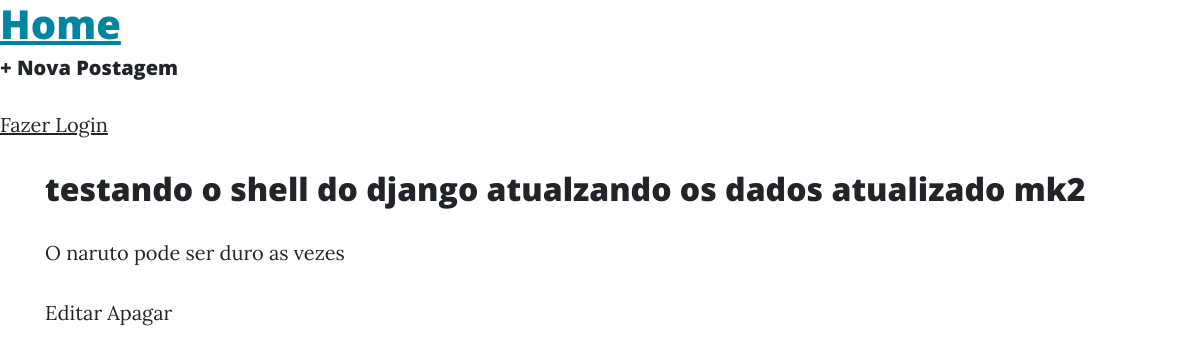
/post/testando-shell/, run on the app's committed database.
### blog/models.py (models this page shows, shortened)
class Post(models.Model):
    STATUS = (
        ('rascunho','Rascunho'),
        ('publicado','Publicado')
    )
    titulo    = models.CharField(max_length=250)
    slug      = models.SlugField(max_length=250)
    autor     = models.ForeignKey(User, on_delete=models.CASCADE)
    conteudo  = models.TextField()
    publicado = models.DateTimeField(default=timezone.now)
    criado    = models.DateTimeField(auto_now_add=True)
    alterado  = models.DateTimeField(auto_now=True)
    status    = models.CharField(max_length=10, choices=STATUS, default='rascunho')
    objects   = models.Manager()
    published = PublishedManager()
    class Meta:
        ordering = ('publicado',)
    def get_absolute_url_update(self):
        return reverse('post_edit',args=[self.slug])
    def get_absolute_url_delete(self):
        return reverse('post_delete',args=[self.slug])

### blog/views.py (the view)
# urls.py: path('post/<slug:slug>/', views.BlogDetailView.as_view(), name='post_detail'),
class BlogDetailView(DetailView):
    model = Post
    template_name = 'blog/post_detail.html'

### blog/templates/blog/post_detail.html (shortened to what this page needs)
{% extends 'base.html' %}
{% block content %}
    <div class="post-entry">
        <h2>{{ object.titulo }}</h1>
        <p>{{ object.conteudo }}</p>
    </div>
    <a href="{{ object.get_absolute_url_update }}">Editar</a>
    <a href="{{ object.get_absolute_url_delete }}">Apagar</a>
{% endblock content %}

### data on the page
Post: titulo "testando o shell do django atualzando os dados atualizado mk2", conteudo "O naruto pode ser duro as vezes"
